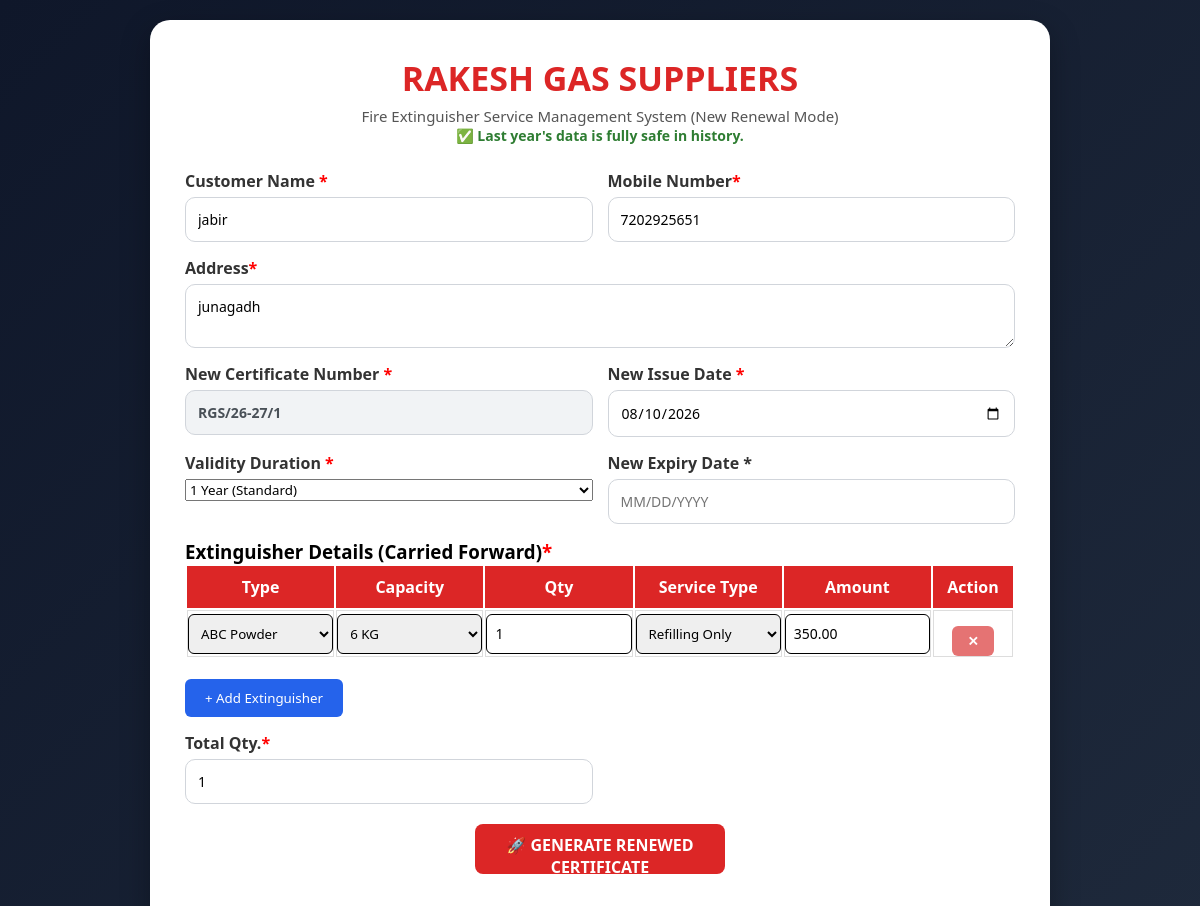
The page /renew_customer.php?id=53 on the database its author committed.
### tables this page shows
CREATE TABLE `customers` (
  `id` int(11) NOT NULL,
  `certificate_no` varchar(50) DEFAULT NULL,
  `customer_name` varchar(100) DEFAULT NULL,
  `mobile` varchar(20) DEFAULT NULL,
  `service_date` date DEFAULT NULL,
  `expiry_date` date DEFAULT NULL,
  `total_qty` int(11) DEFAULT NULL,
  `address` text DEFAULT NULL,
  `created_at` timestamp NOT NULL DEFAULT current_timestamp(),
  `refilling_price` decimal(10,2) DEFAULT 0.00,
  `new_bottle_price` decimal(10,2) DEFAULT 0.00
);

CREATE TABLE `extinguisher_details` (
  `id` int(11) NOT NULL,
  `customer_id` int(11) NOT NULL,
  `ext_type` varchar(100) NOT NULL,
  `ext_capacity` varchar(50) NOT NULL,
  `ext_qty` int(11) NOT NULL,
  `ext_refilling_price` decimal(10,2) DEFAULT 0.00,
  `ext_new_price` decimal(10,2) DEFAULT 0.00
);

### renew_customer.php (the view, shortened to what this page needs)
<?php
include 'db.php';
$old_id = mysqli_real_escape_string($conn, $_GET['id']);
$result = mysqli_query($conn, "SELECT * FROM customers WHERE id='$old_id'");
$row = mysqli_fetch_assoc($result);
$service_date = date('Y-m-d');
$time    = strtotime($service_date);
$s_month = (int)date('m', $time);
$s_year  = (int)date('Y', $time);
if ($s_month >= 4) {
    $fy_short = date('y', $time) . '-' . date('y', strtotime('+1 year', $time));
} else {
    $fy_start = ($s_year - 1) . '-04-01';
    $fy_end   = $s_year . '-03-31';
    $fy_short = date('y', strtotime('-1 year', $time)) . '-' . date('y', $time);
}
$prefix = "RGS/" . $fy_short . "/";
$next_number = 1;
$next_certificate_no = $prefix . $next_number;
?>
<!DOCTYPE html>
<html>
<head>
    <link rel="stylesheet" href="fire.css">
</head>
<body>
<div class="container">
    <div class="logo-title">
        <h1>RAKESH GAS SUPPLIERS</h1>
        <p>Fire Extinguisher Service Management System (New Renewal Mode)</p>
        <p style="color: #2e7d32; font-weight: bold; font-size: 14px;">✅ Last year's data is fully safe in history.</p>
    </div>
    <form id="customerForm" action="save.php" method="POST">
        <div class="form-grid">
            <div class="form-group">
                <label>Customer Name <span class="required">*</span></label>
                <input type="text" name="customer_name" value="<?php echo htmlspecialchars($row['customer_name']); ?>" required>
            </div>
            <div class="form-group">
                <label>Mobile Number<span class="required">*</span></label>
                <input type="tel" name="mobile" value="<?php echo htmlspecialchars($row['mobile']); ?>" placeholder="Enter 10 Digit no." pattern="[0-9]{10}" maxlength="10" required>
            </div>
            <div class="form-group full-width">
                <label>Address<span class="required">*</span></label>
                <textarea name="address" rows="2" required><?php echo htmlspecialchars($row['address']); ?></textarea>
            </div>
            <div class="form-group">
                <label>New Certificate Number <span class="required">*</span></label>
                <input type="text" id="certificate_no" name="certificate_no" value="<?php echo $next_certificate_no; ?>" required style="background-color: #f1f3f5; font-weight: bold; color: #495057;">
            </div>
            <div class="form-group">
                <label>New Issue Date <span class="required">*</span></label>
                <input type="date" id="service_date" name="service_date" onchange="fetchRenewCertificateNo(this.value); calculateExpiryDate();" required>
            </div>
           <div class="form-group">
                <label>Validity Duration <span class="required">*</span></label>
                <select id="expiry_duration" name="expiry_duration" onchange="calculateExpiryDate()" required>
                    <option value="12" selected>1 Year (Standard)</option>
                </select>
            </div>
            <div class="form-group">
                <label>New Expiry Date *</label>
                <input type="text" id="expiry_date" name="expiry_date" placeholder="MM/DD/YYYY" readonly required>
            </div>
            <div class="form-group full-width">
                <h3>Extinguisher Details (Carried Forward)<span class="required">*</span></h3>
                <table id="extinguisherTable">
                    <thead>
                        <tr>
                            <th>Type</th>
                            <th>Capacity</th>
                            <th>Qty</th>
                            <th>Service Type</th>
                            <th>Amount</th>
                            <th class="action-th-td">Action</th>
                        </tr>
                    </thead>
                    <tbody id="extinguisherTbody">
                        <?php
                        $extResult = mysqli_query($conn, "SELECT * FROM extinguisher_details WHERE customer_id='$old_id'");
                        if(mysqli_num_rows($extResult) > 0) {
                            while($ext = mysqli_fetch_assoc($extResult)) {
                                $service_type = isset($ext['service_action_type']) ? $ext['service_action_type'] : 'refilling';
                                $ref_price = isset($ext['ext_refilling_price']) ? $ext['ext_refilling_price'] : '';
                                $ref_display = ($service_type === 'new') ? 'display: none;' : 'display: block;';
                        ?>
                        <tr>
                            <td>
                                <select name="ext_type[]" onchange="updateCapacity(this)" required>
                                    <option value="ABC" <?php if($ext['ext_type'] == 'ABC') echo 'selected'; ?>>ABC Powder</option>
                                </select>
                            </td>
                            <td>
                                <select name="ext_capacity[]" class="capacity" required>
                                    <option value="<?php echo $ext['ext_capacity']; ?>" selected><?php echo $ext['ext_capacity']; ?></option>
                                </select>
                            </td>
                            <td>
                                <input type="number" name="ext_qty[]" class="ext-qty" value="<?php echo $ext['ext_qty']; ?>" min="1" oninput="calculateTotalQty()" required>
                            </td>
                            <td>
                                <select name="service_action_type[]" class="form-control service-toggle" onchange="togglePriceFields(this)">
                                    <option value="refilling" <?php if($service_type == 'refilling') echo 'selected'; ?>>Refilling Only</option>
                                </select>
                            </td>
                            <td>
                                <input type="number" name="ext_refilling_price[]" class="form-control ref-input" placeholder="Refill Rate" min="0" step="0.01" value="<?php echo $ref_price; ?>" style="<?php echo $ref_display; ?>">
                            </td>
                            <td class="action-th-td">
                                <button type="button" class="remove-btn" onclick="deleteThisRow(this)">✕</button>
                            </td>
                        </tr>
                        <?php
                            }
                        } ?>
                    </tbody>
                </table>
                <div style="margin-top: 10px;">
                    <button type="button" class="add-btn" onclick="customAddRow()">+ Add Extinguisher</button>
                </div>
            </div>
            <div class="form-group">
                <label>Total Qty.<span class="required">*</span></label>
                <input type="text" id="total_qty" name="total_qty" value="<?php echo !empty($row['total_qty']) ? $row['total_qty'] : '1'; ?>" readonly required>
            </div>
        </div>
        <button type="submit" class="save-btn">🚀 GENERATE RENEWED CERTIFICATE</button>
    </form>
</div>
</body>
</html>

### fire.css (style rules this page uses)
* { margin:0; padding:0; box-sizing:border-box; font-family:Segoe UI, sans-serif; }
body { background:linear-gradient(135deg,#0f172a,#1e293b); min-height:100vh; display:flex; justify-content:center; align-items:center; padding:20px; }
.container { width:100%; max-width:900px; background:#fff; padding:35px; border-radius:20px; box-shadow:0 10px 30px rgba(0,0,0,0.3); }
.logo-title { text-align:center; margin-bottom:25px; }
.logo-title h1 { color:#dc2626; font-size:34px; margin-bottom:5px; }
.logo-title p { color:#555; font-size:15px; }
.form-grid { display:grid; grid-template-columns:1fr 1fr; gap:15px; }
.form-group { display:flex; flex-direction:column; }
.form-group label { margin-bottom:5px; font-weight:600; color:#333; }
.form-group input, .form-group textarea { padding:12px; border:1px solid #d1d5db; border-radius:10px; font-size:14px; transition:.3s; }
.full-width { grid-column:1/3; }
.required { color:red; font-weight:bold; }
#extinguisherTable { width: 100%; table-layout: fixed; }
#extinguisherTable th { background:#dc2626; color:white; padding:10px; }
#extinguisherTable td, #extinguisherTable select { border:1px solid #ddd; width: 33.33%; }
#extinguisherTable select, #extinguisherTable input { width:100%; height: 40px; padding:8px; border: 1px solid; border-radius:6px; }
button { margin-top:15px; padding:10px 15px; border:none; border-radius:6px; cursor:pointer; }
button { cursor:pointer; }
.save-btn { display: block; width: 250px; height: 50px; margin:20px auto; background:#dc2626; color:white; border:none; border-radius:8px; font-size:16px; font-weight:bold; cursor:pointer; }
.add-btn { width:auto; padding:10px 20px; background:#2563eb; color:white; border:none; border-radius:6px; margin-top:10px; }

### renew_customer.php (style rules this page uses)
.remove-btn { background-color: #e57373; color: white; border: none; padding: 6px 15px; border-radius: 6px; cursor: pointer; font-weight: bold; }
.action-th-td { text-align: center; width: 80px; }

### rows shown on the page
customers: customer_name "jabir", mobile "7202925651", address "junagadh", total_qty "1"
extinguisher_details: ext_type "ABC Powder", ext_capacity "6 KG", ext_qty "1", ext_refilling_price "350.00"
